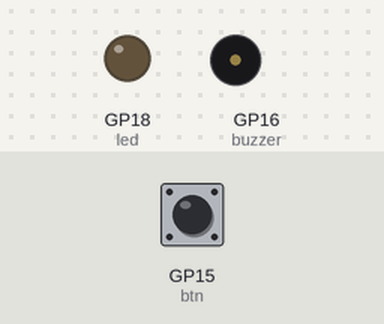
The program below on a simulated Raspberry Pi Pico running MicroPython. On the bench: output pins drawn as LEDs (lit = HIGH), buzzer (waves = sounding, pin HIGH). The inputs (shaded band) are chosen by the test bench; at power-on: GP15 (btn) LOW. Threads take turns every 2 ms.

Above: at 1.2 s.
1.3 s: GP15 (btn) pulled HIGH for 0.15 s
At 4.0 s:
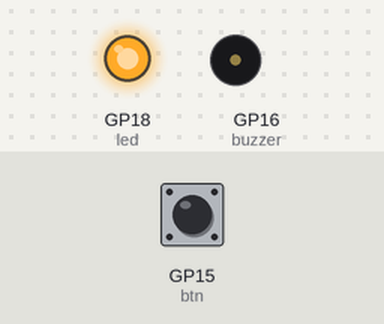
4.3 s: GP15 (btn) pulled HIGH for 1 s
At 4.4 s:
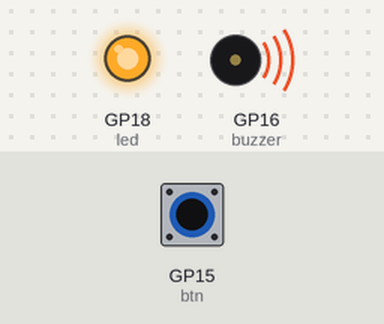
7.3 s: GP15 (btn) pulled HIGH for 3.2 s
At 11.8 s:
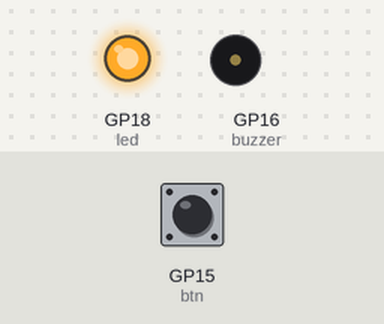
Timing chart, 0 to 13.3 s (numbered marks = the images above; inputs shaded):
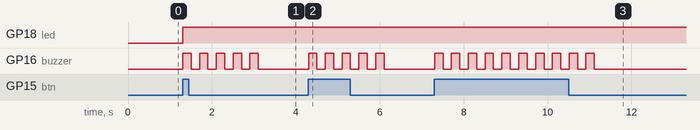

Measured:
- after the input at 1.3 s, GP18 (led): LOW → HIGH at once; GP16 (buzzer): alternates HIGH for 0.20 s and LOW for 0.20 s, 10 changes in all, then stays LOW, starting at once
- after the input at 4.3 s, GP16 (buzzer): alternates HIGH for 0.20 s and LOW for 0.20 s, 10 changes in all, then stays LOW, starting at once
- after the input at 7.3 s, GP16 (buzzer): alternates HIGH for 0.20 s and LOW for 0.20 s, 20 changes in all, then stays LOW, starting at once

The program:

switch_LED_on_threaded.py
```python
from machine import Pin
from utime import sleep
import _thread

led = Pin('GP18', Pin.OUT)
btn = Pin('GP15', Pin.IN, Pin.PULL_DOWN)
buzzer = Pin(16, Pin.OUT)
led.off()
global button_pressed
button_pressed = False

def button_reader_thread():
    global button_pressed
    while True:
        if btn.value() == 1:
            button_pressed = True
        sleep(0.01)

_thread.start_new_thread(button_reader_thread, ())
while True:
    if button_pressed == True:
        led.value(1)
        for i in range(5):
            buzzer.value(1)
            sleep(0.2)
            buzzer.value(0)
            sleep(0.2)
        global button_pressed
        button_pressed = False
```
